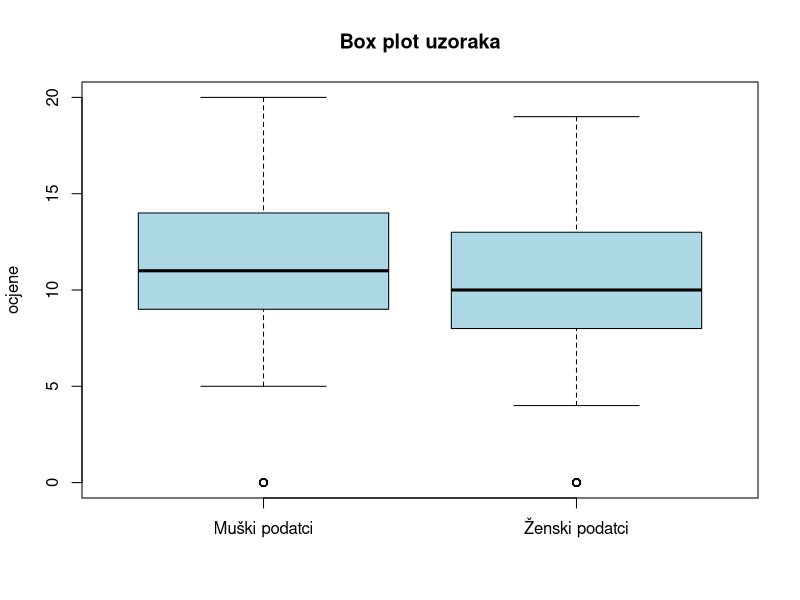
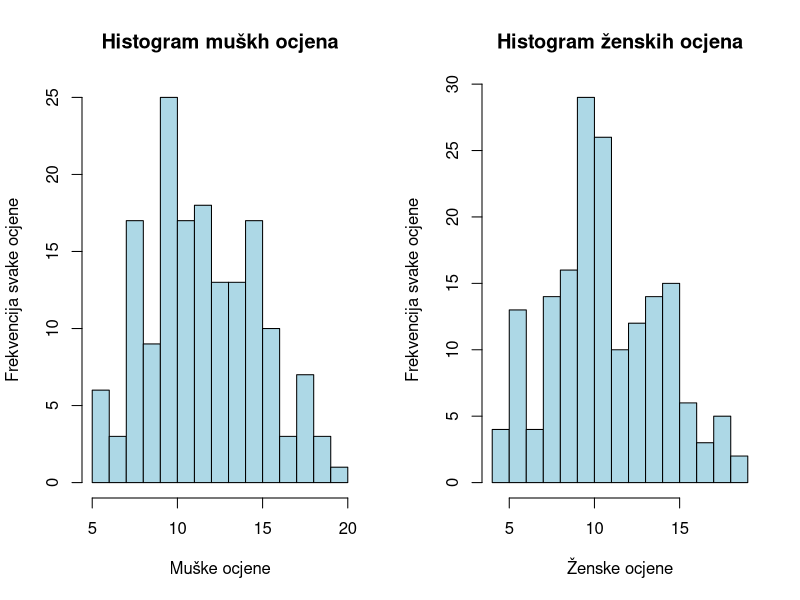
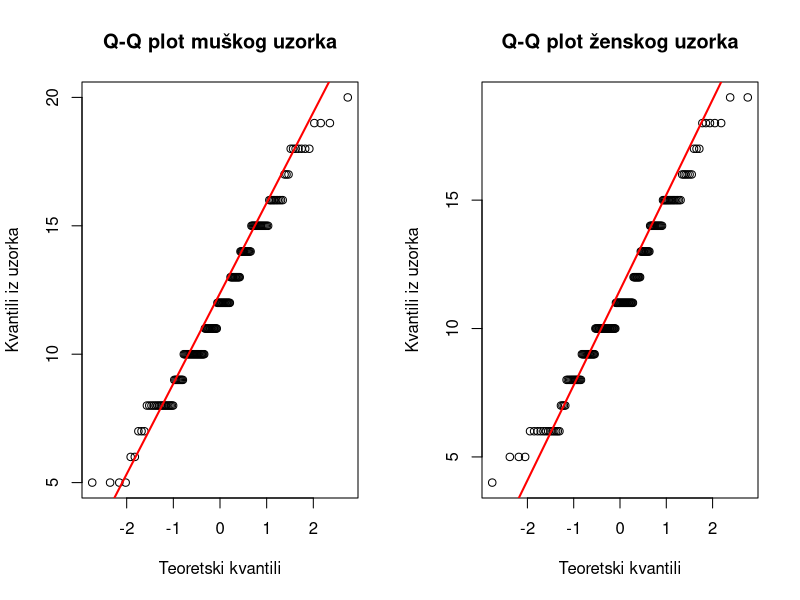

Write R code to recreate these figures, in order.
## ---- chunk 1

data_frame <- read.csv("student_data.csv", header = TRUE)

male_data <- subset(data_frame, sex == "M")

male_data <- male_data$G3_mat
  
  
female_data <- subset(data_frame, sex == "F")
female_data <- female_data$G3_mat

## ---- chunk 2

boxplot(male_data, female_data, main="Box plot uzoraka", names = c("Muški podatci", "Ženski podatci"), col = "Light blue", ylab="ocjene")


## ---- chunk 3
male_Q1 <- quantile(male_data, 0.25)
male_Q3 <- quantile(male_data, 0.75)
male_IRQ <- male_Q3 - male_Q1
male_lower_bound <- male_Q1 - 1.5*male_IRQ
male_upper_bound <- male_Q3 + 1.5*male_IRQ

male_data <- male_data[male_data >= male_lower_bound & male_data <= male_upper_bound]





female_Q1 <- quantile(female_data, 0.25)
female_Q3 <- quantile(female_data, 0.75)
female_IRQ <- female_Q3 - female_Q1
female_lower_bound <- female_Q1 - 1.5*female_IRQ
female_upper_bound <- female_Q3 + 1.5*female_IRQ

female_data <- female_data[female_data >= female_lower_bound & female_data <= female_upper_bound]

## ---- chunk 4

par(mfrow = c(1, 2))

hist(male_data, breaks = seq(min(male_data), max(male_data), by = 1), ylab="Frekvencija svake ocjene", col="Light blue", xlab = "Muške ocjene",main = "Histogram muškh ocjena")

hist(female_data, breaks = seq(min(female_data), max(female_data), by = 1), ylab="Frekvencija svake ocjene", col="Light blue", xlab = "Ženske ocjene",main = "Histogram ženskih ocjena")



par(mfrow = c(1, 1))

## ---- chunk 5
library(nortest)

par(mfrow = c(1, 2))
qqnorm(male_data, main = "Q-Q plot muškog uzorka", xlab = "Teoretski kvantili", ylab = "Kvantili iz uzorka")
qqline(male_data, col="red", lwd = 2)

qqnorm(female_data, main = "Q-Q plot ženskog uzorka", xlab = "Teoretski kvantili", ylab = "Kvantili iz uzorka")
qqline(female_data, col="red", lwd = 2)
par(mfrow = c(1, 1))

## ---- chunk 6

lillie.test(male_data)
lillie.test(female_data)

## ---- chunk 7
t.test(male_data, female_data)
